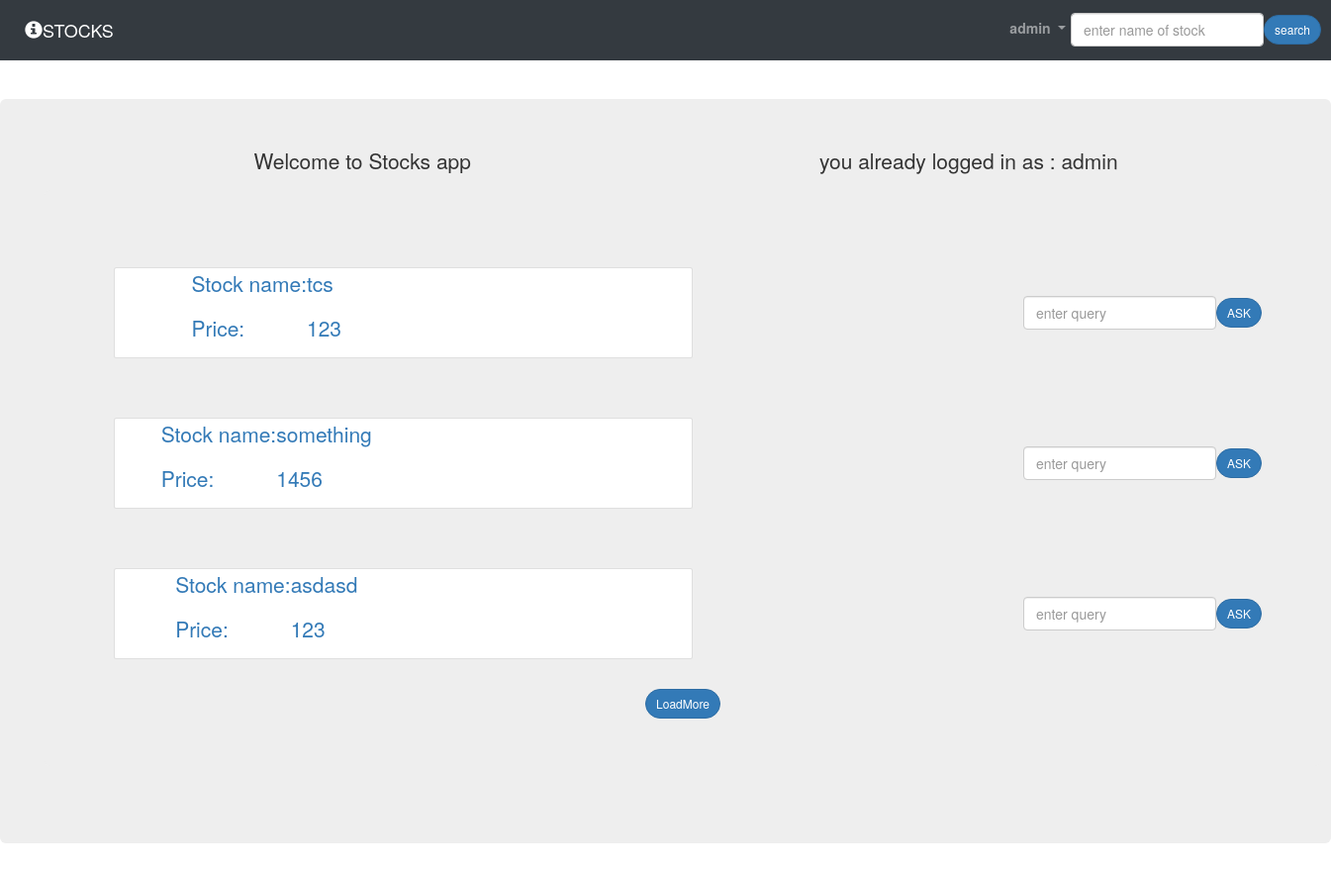
Screenshot of / (signed in) with the database file from the repository.
### accounts/models.py (models this page shows, shortened)
class User(AbstractBaseUser):
    username = models.CharField(max_length=50,unique=True)
    email = models.EmailField(
        verbose_name='email address',
        max_length=255,
        unique=True,
    )
    is_active = models.BooleanField(default=True)
    staff = models.BooleanField(default=False)
    admin = models.BooleanField(default=False)
    objects = UserManager()
    USERNAME_FIELD = 'email'
    REQUIRED_FIELDS = ['username'] # Email & Password are required by default.
    def __str__(self):
        return self.username
    @property
    def is_admin(self):
        return self.admin

### stock/models.py (models this page shows, shortened)
class Stock(models.Model):
    name  = models.CharField(max_length=120,blank=False,null=False)
    price = models.IntegerField(blank=False,null=False)
    slug  = models.SlugField(blank=True, unique=True)

### stock/views.py (the view)
# urls.py: 2. Add a URL to urlpatterns:  path('', Home.as_view(), name='home')
def Home(request,*args,**kwargs):
    obj_all = []
    objs = Stock.objects.all()
    u_limit = 3
    l_limit = 0
    obj_all = objs[l_limit:u_limit]
    return render(request=request,template_name='home.html',context={'stocks':obj_all})

### Templates/home.html (shortened to what this page needs)
{% extends 'base.html' %}
{% load static %}
{% block content %}
<span>
</span>
<center>
    <div class="jumbotron row">
        <div class="col-md-6">
            <center>
                <p class="lead"> Welcome to Stocks app</p>
            </center>
        </div>
        <div class="col-md-6">
            <center>
                {% if request.user.is_authenticated %}
                <p class="lead mx-4"> you already logged in as : {{request.user}}</p>
            </center>
        </div>
        <div class="jumbotron row" id="content-stocks">
                {% for stock in stocks %}
                <div class="col-md-6 card mx-3 my-5">
                    <a href="{% url 'stock:detail' slug=stock.slug %}">
                    <div class="col-md-6">
                        <table>
                                <tr>
                                    <td>
                                        <p>Stock name:</p>
                                    </td>
                                    <td>
                                        <p>{{stock.name}}</p>
                                    </td>
                                </tr>
                                <tr>
                                    <td>
                                        <p>Price:</p>
                                    </td>
                                    <td>
                                        <p>{{stock.price}}</p>
                                    </td>
                                </tr>
                            </table>
                        </div>
                    </a>
                    </div>
                    <form class="form-inline ml-auto" action="{% url 'stock:stock_query' %}" method="POST">
                        <input class="form-control mr-sm" type="text" name="query" id="query_stock{{stock.slug}}" value='' placeholder="enter query"/>
                        <button class="btn btn-primary btn-sm" type="submit">ASK</button>
                    </form>
                    {% endfor %}
                    <center class="container" id="btn-loadmore">
                        <button class="btn btn-sm btn-primary" onclick="loadMore();">LoadMore</button>
                    </center>
                </div>
                {% endif %}
        </div>
    </div>
{% endblock %}

### Templates/navbar.html (shortened to what this page needs)
<nav class="navbar-expand-sm navbar sticky-top navbar navbar-dark bg-dark navbar-fixed-top navbar-inner-sm fancyfonts" role="banner">
    <a class="navbar-brand" href="{% url 'stock:home' %}"><span class=" glyphicon glyphicon-info-sign"></span>STOCKS</a>
        <div class="collapse navbar-collapse" id="navbarNavDropdown">
            <div class="navbar-nav" style="float: right;">
              {% if user.is_authenticated %}
              <div class="nav-item dropdown">
                <a class="dropdown-toggle nav-link " role="button" href="#" id="navbarDropdownMenuLink" data-toggle="dropdown">
                  <b>{{user.username}}</b>
                </a>
              </div>
            {% else %}
              <a href="{% url 'accounts:register' %}" class="nav-item nav-link"><span class="glyphicon glyphicon-user"></span> Register </a></li>
              <a href="{% url 'accounts:login' %}" class="nav-item nav-link"><span class="glyphicon glyphicon-log-in"></span> Login </a></li>
            {% endif %}
              {% if user.is_authenticated %}
              <form class="form-inline ml-auto" action="{% url 'stock:search' %}" method="get">
                <input class="form-control mr-sm" type="text" name="q" id="search" value='{{request.GET.q}}' placeholder="enter name of stock"/>
                <button class="btn btn-primary btn-sm" type="submit">search</button>
            </form>
            {% endif %}
          </div>
        </div>
  </nav>

### Templates/base.html (style rules this page uses)
body { background-image: url('https://images.pexels.com/photos/210607/pexels-photo-210607.jpeg'); -webkit-background-size: cover; -moz-background-size: cover; -o-background-size: cover; background-size: cover; }

### Templates/home.html (style rules this page uses)
.btn { border-radius: 15px; }

### rows the page displays
User: username "admin", user "admin"
Stock: name "tcs", price "123"
Stock: name "something", price "1456"
Stock: name "asdasd", price "123"
